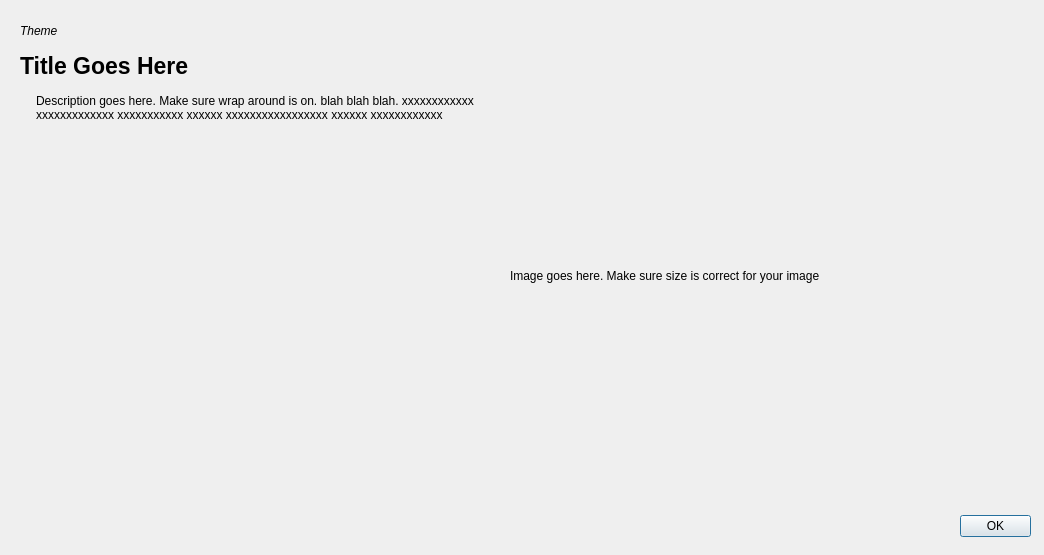
<?xml version="1.0" encoding="UTF-8"?>
<ui version="4.0">
 <class>InformationTemplate</class>
 <widget class="QDialog" name="InformationTemplate">
  <property name="geometry">
   <rect>
    <x>0</x>
    <y>0</y>
    <width>1044</width>
    <height>555</height>
   </rect>
  </property>
  <property name="windowTitle">
   <string>Dialog</string>
  </property>
  <property name="modal">
   <bool>true</bool>
  </property>
  <widget class="QDialogButtonBox" name="buttonBox">
   <property name="geometry">
    <rect>
     <x>960</x>
     <y>510</y>
     <width>71</width>
     <height>32</height>
    </rect>
   </property>
   <property name="orientation">
    <enum>Qt::Horizontal</enum>
   </property>
   <property name="standardButtons">
    <set>QDialogButtonBox::Ok</set>
   </property>
  </widget>
  <widget class="QLabel" name="titleLabel">
   <property name="geometry">
    <rect>
     <x>20</x>
     <y>50</y>
     <width>781</width>
     <height>31</height>
    </rect>
   </property>
   <property name="font">
    <font>
     <pointsize>17</pointsize>
     <bold>true</bold>
    </font>
   </property>
   <property name="text">
    <string>Title Goes Here</string>
   </property>
  </widget>
  <widget class="QLabel" name="themeLabel">
   <property name="geometry">
    <rect>
     <x>20</x>
     <y>20</y>
     <width>641</width>
     <height>21</height>
    </rect>
   </property>
   <property name="font">
    <font>
     <italic>true</italic>
    </font>
   </property>
   <property name="text">
    <string>Theme</string>
   </property>
  </widget>
  <widget class="QLabel" name="imageLabel">
   <property name="geometry">
    <rect>
     <x>510</x>
     <y>60</y>
     <width>521</width>
     <height>431</height>
    </rect>
   </property>
   <property name="text">
    <string>Image goes here. Make sure size is correct for your image</string>
   </property>
   <property name="wordWrap">
    <bool>true</bool>
   </property>
  </widget>
  <widget class="QScrollArea" name="scrollArea">
   <property name="geometry">
    <rect>
     <x>27</x>
     <y>85</y>
     <width>461</width>
     <height>421</height>
    </rect>
   </property>
   <property name="frameShape">
    <enum>QFrame::NoFrame</enum>
   </property>
   <property name="widgetResizable">
    <bool>true</bool>
   </property>
   <widget class="QWidget" name="scrollAreaWidgetContents">
    <property name="geometry">
     <rect>
      <x>0</x>
      <y>0</y>
      <width>461</width>
      <height>421</height>
     </rect>
    </property>
    <layout class="QGridLayout" name="gridLayout">
     <item row="0" column="0">
      <widget class="QLabel" name="descriptionLabel">
       <property name="sizePolicy">
        <sizepolicy hsizetype="Expanding" vsizetype="MinimumExpanding">
         <horstretch>0</horstretch>
         <verstretch>0</verstretch>
        </sizepolicy>
       </property>
       <property name="text">
        <string>Description goes here. Make sure wrap around is on. blah blah blah. xxxxxxxxxxxx xxxxxxxxxxxxx xxxxxxxxxxx xxxxxx xxxxxxxxxxxxxxxxx xxxxxx xxxxxxxxxxxx</string>
       </property>
       <property name="alignment">
        <set>Qt::AlignLeading|Qt::AlignLeft|Qt::AlignTop</set>
       </property>
       <property name="wordWrap">
        <bool>true</bool>
       </property>
      </widget>
     </item>
    </layout>
   </widget>
  </widget>
 </widget>
 <resources/>
 <connections>
  <connection>
   <sender>buttonBox</sender>
   <signal>accepted()</signal>
   <receiver>InformationTemplate</receiver>
   <slot>accept()</slot>
   <hints>
    <hint type="sourcelabel">
     <x>248</x>
     <y>254</y>
    </hint>
    <hint type="destinationlabel">
     <x>157</x>
     <y>274</y>
    </hint>
   </hints>
  </connection>
  <connection>
   <sender>buttonBox</sender>
   <signal>rejected()</signal>
   <receiver>InformationTemplate</receiver>
   <slot>reject()</slot>
   <hints>
    <hint type="sourcelabel">
     <x>316</x>
     <y>260</y>
    </hint>
    <hint type="destinationlabel">
     <x>286</x>
     <y>274</y>
    </hint>
   </hints>
  </connection>
 </connections>
</ui>
